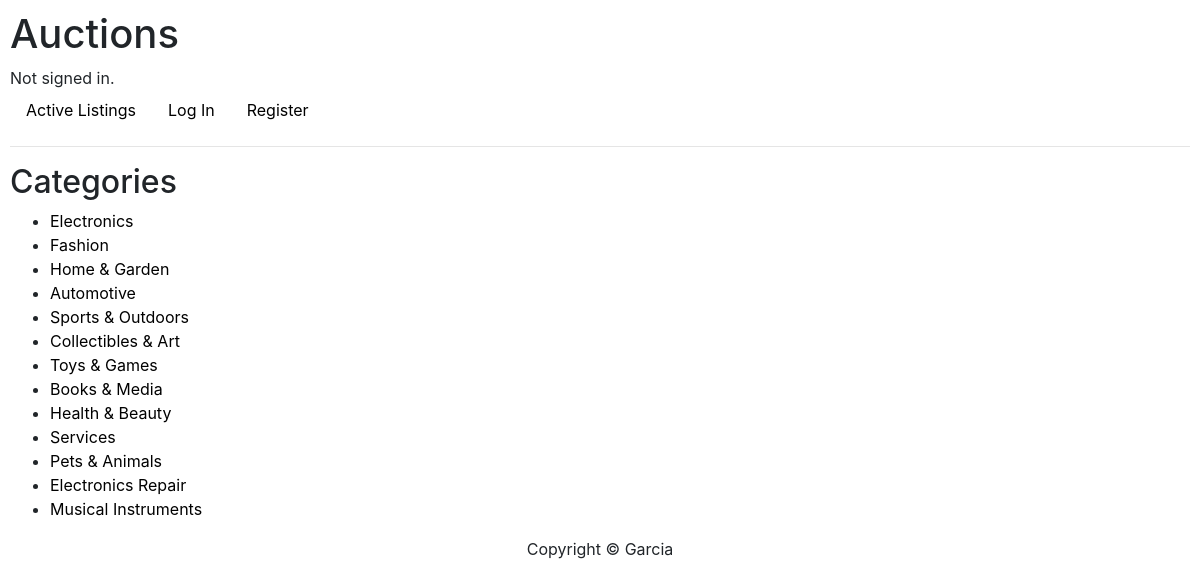
Page /categories/ on the committed database.
### auctions/models.py (models this page shows, shortened)
class Category(models.Model):
    name = models.CharField(max_length=64)

### auctions/views.py (the view)
# urls.py: path('categories/', views.category_list, name='categories'),
def category_list(request):
    categories = Category.objects.all()
    return render(request, 'auctions/categories.html', {'categories': categories})

### auctions/templates/auctions/categories.html
{% extends "auctions/layout.html" %}
{% block body %}
  <h2>Categories</h2>
  <ul>
    {% for category in categories %}
      <li>
        <a href="{% url 'category_listings' category.id %}">{{ category.name }}</a>
      </li>
    {% endfor %}
  </ul>
{% endblock %}

### auctions/static/auctions/styles.css (style rules this page uses)
body { padding: 10px; }
a, a:hover { text-decoration: none; color: #000; }

### rows in the picture
Category: name "Electronics"
Category: name "Fashion"
Category: name "Home & Garden"
Category: name "Automotive"
Category: name "Sports & Outdoors"
Category: name "Collectibles & Art"
Category: name "Toys & Games"
Category: name "Books & Media"
Category: name "Health & Beauty"
Category: name "Services"
Category: name "Pets & Animals"
Category: name "Electronics Repair"
Category: name "Musical Instruments"
